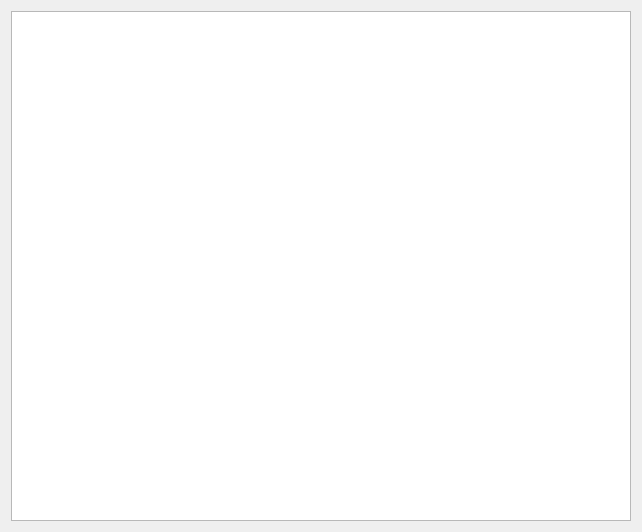
<?xml version="1.0" encoding="UTF-8"?>
<ui version="4.0">
 <class>Inventory</class>
 <widget class="QWidget" name="Inventory">
  <property name="geometry">
   <rect>
    <x>0</x>
    <y>0</y>
    <width>642</width>
    <height>532</height>
   </rect>
  </property>
  <property name="windowTitle">
   <string>Form</string>
  </property>
  <layout class="QHBoxLayout" name="horizontalLayout">
   <item>
    <widget class="QTextBrowser" name="textBrowser"/>
   </item>
  </layout>
 </widget>
 <resources/>
 <connections/>
</ui>
